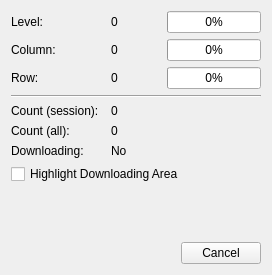
<?xml version="1.0" encoding="UTF-8"?>
<ui version="4.0">
 <class>OSMTileDownloaderInfoWidget</class>
 <widget class="QWidget" name="OSMTileDownloaderInfoWidget">
  <property name="geometry">
   <rect>
    <x>0</x>
    <y>0</y>
    <width>272</width>
    <height>275</height>
   </rect>
  </property>
  <property name="windowTitle">
   <string>Form</string>
  </property>
  <layout class="QGridLayout" name="gridLayout">
   <item row="1" column="3">
    <widget class="QProgressBar" name="columnProgress">
     <property name="value">
      <number>0</number>
     </property>
    </widget>
   </item>
   <item row="6" column="0">
    <widget class="QLabel" name="label_4">
     <property name="text">
      <string>Downloading:</string>
     </property>
    </widget>
   </item>
   <item row="4" column="2" colspan="2">
    <widget class="QLabel" name="sessionDownloadCount">
     <property name="text">
      <string>0</string>
     </property>
    </widget>
   </item>
   <item row="0" column="2">
    <widget class="QLabel" name="levelValue">
     <property name="minimumSize">
      <size>
       <width>50</width>
       <height>0</height>
      </size>
     </property>
     <property name="text">
      <string>0</string>
     </property>
    </widget>
   </item>
   <item row="2" column="0">
    <widget class="QLabel" name="label_3">
     <property name="text">
      <string>Row:</string>
     </property>
    </widget>
   </item>
   <item row="9" column="0" colspan="4">
    <layout class="QHBoxLayout" name="horizontalLayout">
     <item>
      <spacer name="horizontalSpacer">
       <property name="orientation">
        <enum>Qt::Horizontal</enum>
       </property>
       <property name="sizeHint" stdset="0">
        <size>
         <width>40</width>
         <height>20</height>
        </size>
       </property>
      </spacer>
     </item>
     <item>
      <widget class="QPushButton" name="cancelButton">
       <property name="text">
        <string>Cancel</string>
       </property>
      </widget>
     </item>
    </layout>
   </item>
   <item row="2" column="3">
    <widget class="QProgressBar" name="rowProgress">
     <property name="value">
      <number>0</number>
     </property>
    </widget>
   </item>
   <item row="8" column="2" colspan="2">
    <spacer name="verticalSpacer">
     <property name="orientation">
      <enum>Qt::Vertical</enum>
     </property>
     <property name="sizeHint" stdset="0">
      <size>
       <width>20</width>
       <height>40</height>
      </size>
     </property>
    </spacer>
   </item>
   <item row="2" column="2">
    <widget class="QLabel" name="rowValue">
     <property name="minimumSize">
      <size>
       <width>50</width>
       <height>0</height>
      </size>
     </property>
     <property name="text">
      <string>0</string>
     </property>
    </widget>
   </item>
   <item row="1" column="0" colspan="2">
    <widget class="QLabel" name="label_2">
     <property name="text">
      <string>Column:</string>
     </property>
    </widget>
   </item>
   <item row="7" column="0" colspan="4">
    <widget class="QCheckBox" name="highlightDownArea">
     <property name="text">
      <string>Highlight Downloading Area</string>
     </property>
     <property name="tristate">
      <bool>false</bool>
     </property>
    </widget>
   </item>
   <item row="3" column="0" colspan="4">
    <widget class="Line" name="line">
     <property name="orientation">
      <enum>Qt::Horizontal</enum>
     </property>
    </widget>
   </item>
   <item row="4" column="0">
    <widget class="QLabel" name="label_5">
     <property name="text">
      <string>Count (session):</string>
     </property>
    </widget>
   </item>
   <item row="6" column="2" colspan="2">
    <widget class="QLabel" name="downloadInfoLabel">
     <property name="text">
      <string>No</string>
     </property>
    </widget>
   </item>
   <item row="1" column="2">
    <widget class="QLabel" name="columnValue">
     <property name="minimumSize">
      <size>
       <width>50</width>
       <height>0</height>
      </size>
     </property>
     <property name="text">
      <string>0</string>
     </property>
    </widget>
   </item>
   <item row="0" column="0" colspan="2">
    <widget class="QLabel" name="label">
     <property name="text">
      <string>Level:</string>
     </property>
    </widget>
   </item>
   <item row="0" column="3">
    <widget class="QProgressBar" name="levelProgress">
     <property name="value">
      <number>0</number>
     </property>
    </widget>
   </item>
   <item row="5" column="0">
    <widget class="QLabel" name="label_6">
     <property name="text">
      <string>Count (all):</string>
     </property>
    </widget>
   </item>
   <item row="5" column="2" colspan="2">
    <widget class="QLabel" name="allDownloadCount">
     <property name="text">
      <string>0</string>
     </property>
    </widget>
   </item>
  </layout>
 </widget>
 <resources/>
 <connections/>
</ui>
